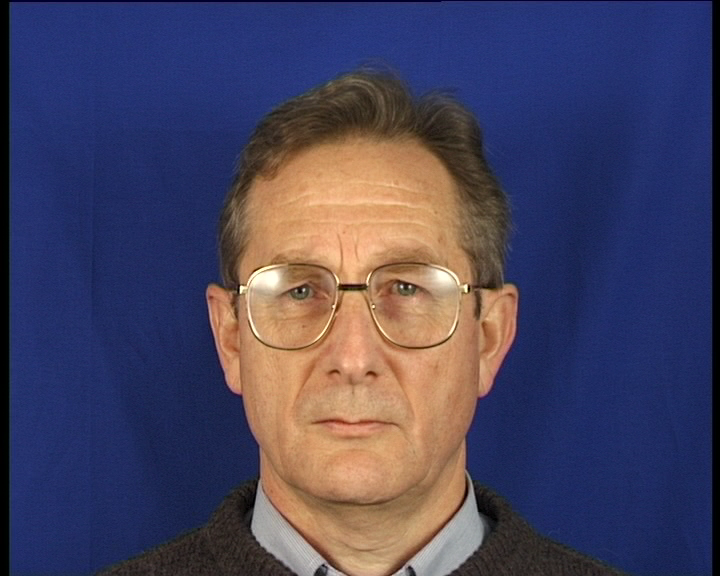
%> input picture GiST/Lab_Vaje/Vaja1/slika2.bmp, 720 x 576 px
$ octave vaja4_predloga.m   (GNU Octave 9; MATLAB toolbox functions it lacks are replaced by stand-ins)
%> lines starting %> are read from the running program, lines starting %| are printed output that depends on the picture; in (x1, y1, x2, y2) boxes, pixels count from 0 and x2, y2 are one past the last pixel; in counts of white or black regions, pixels touching at a corner belong together; the program's own positions count from 1
### GiST/Lab_Vaje/Vaja1/show_color_components.m
% Funkcija prikaze vse barvne komponente slike v razlicnih slikah in ne
% vrne nicesar
%
% Avtor: Vitomir 둻ruc
% Datum: 12.4.2012
% Copyright (c) 2012 FE UL

function show_color_components(X)

[a,b,c] = size(X);

if c~=3
    error('show_color_components:wrgInput','Vhodna slika ne vsebuje 3 barvnih komponent');
end

subplot(2,3,4)
imshow(X(:,:,1),[])
title('R komponenta')

subplot(2,3,5)
imshow(X(:,:,2),[])
title('G komponenta')

subplot(2,3,6)
imshow(X(:,:,3),[])
title('B komponenta')

### GiST/Lab_Vaje/Vaja1/show_histogram.m
% Funkcija prikaze histogram slike X. Ce je X barvna slika, prikaze
% histogram sive slike.
%
% Avtor: Vitomir 둻ruc
% Datum: 12.4.2012
% Copyright (c) 2012 FE UL

function show_histogram(X)

[a,b,c] = size(X);

if c==1
    %to je siva slika
    X1=double(X);
elseif c==3
    %to je barvna slika - pretvorimo v sivo
    X1=double(mean(X,3));
else
    error('show_histogram:wrgInput','Vhod ni ne barvna, ne siva slika');
end

% figure
[n,xout]=hist(X1(:),255);
bar(xout,n)
title('Histogram vhodne slike')

### GiST/Lab_Vaje/Vaja1/show_log_mag_spectrum.m
% Funkcija prikaze logaritem amplitudnega spektra slike X. ?e je X barvna
% slika, prikaze spekter sive slike X1 = mean(X,3);
%
% Avtor: Vitomir 둻ruc
% Datum: 12.4.2012
% Copyright (c) 2012 FE UL

function show_log_mag_spectrum(X)

[a,b,c] = size(X);

if c==1
    %to je siva slika
elseif c==3
    %to je barvna slika - pretvorimo v sivo
    X=mean(X,3);
else
    error('show_log_mag_spectrum:wrgInput','Vhod ni ne barvna, ne siva slika');
end

% figure,
imshow(log(abs(fftshift(fft2(X)))),[])
title('Logaritem amplitudnega spektra slike')

### GiST/Lab_Vaje/Vaja1/skin_color_filter_RGB.m
% Funkcija iz barvne slike izloci vse slikovne elemente, ki ne ustrezajo barvi koze.
% Rezultat je binarna maska podrocja koze.
%
% Vhod:
%       X    ... barvna slika v RGB barvnem prostoru (velikosti axb)
%
% Izhod:
%       Skin ... binarna maska podrocja koze (velikosti axb); slikovni
%                elementi, ki ustrezajo barvi koze imajo vrednost 1, ostali
%                vrednost 0
%
%
% Avtor: Vitomir �truc
% Datum: 25.4.2012
% Copyright (c) 2012 FE UL

function Skin = skin_color_filter_RGB(X)

%% Inicializacija izhoda
Skin = [];

%% Zacetne operacije
[a,b,c] = size(X);
Skin = zeros(a,b);

%R>95, G>40, B>20, max{R,G,B}-min{R,G,B}>15, |R-G|>15, R>G, R>B

%% Filter
R=X(:,:,1);
G=X(:,:,2);
B=X(:,:,3);

for i=1:a
    for j=1:b
        v=[R(i,j),G(i,j),B(i,j)];
        if(R(i,j)>95 & G(i,j)>40 & B(i,j)>20 & abs(R(i,j)-G(i,j))>15 & R(i,j)>G(i,j) & R(i,j)>B(i,j))
            if((max(v)-min(v))>15)
                Skin(i,j)=1;
            else
                Skin(i,j)=0;
            end
        end
    end
end

### GiST/Lab_Vaje/Vaja1/clean_skin_mask.m
% Funkcija popravi binarno masko podrocja koze tako, da zapolni luknje in
% podrocje nekoliko razsiri
%
% Vhod:
%       Skin ... binarna slika s prvo oceno maske podrocja koze (velikosti axb)
%
% Izhod:
%       Skin_corrected ... popravjena binarna maska podrocja koze
%                          (velikosti axb) brez lukenj; slikovni
%                          elementi, ki ustrezajo barvi koze imajo vrednost
%                          1, ostali vrednost 0
%
% Avtor: Vitomir �truc
% Datum: 25.4.2012
% Copyright (c) 2012 FE UL

function Skin_corrected = clean_skin_mask(Skin);

%% Inicializacija izhoda
Skin_corrected = [];

%% Zacetne operacije
[a,b,c] = size(Skin);
Skin_corrected = zeros(a,b);

%% Popravljanje maske
SE = strel('square', 5);
Skin_corrected = imfill(Skin, 'holes');
Skin_corrected = imdilate(Skin, SE);

### GiST/Lab_Vaje/Vaja1/rgbimage2greyimage.m
% Funkcija pretvori barvno vhodno sliko X v sivo sliko Grey
%
% Vhod:
%       X ... vhodna barvna slika zapisana v RGB prostoru (velikosti axb)
%
% Izhod:
%       Grey ... izhodna siva slika enakih dimenzij kot X
%
% Avtor: Vitomir �truc
% Datum: 25.4.2012
% Copyright (c) 2012 FE UL

function Grey = rgbimage2greyimage(X);

%% Inicializacija izhoda
Grey = [];

%% Zacetne operacije
[a,b,c] = size(X);
Grey = zeros(a,b);

%% Pretvorba
Grey = uint8(mean(X, 3));

### GiST/Lab_Vaje/Vaja1/smooth_grey_image.m
% Funkcija izvede glejenje z vnaprej dolocenim nizko-propustnim filtrom
%
% Vhod:
%       Grey ... vhodna siva slika (velikosti axb)
%
% Izhod:
%       SmoothGrey ... glajena razlicica vhodne slike (velikosti axb)
%
% Avtor: Vitomir �truc
% Datum: 25.4.2012
% Copyright (c) 2012 FE UL

function SmoothGrey = smooth_grey_image(Grey);

%% Inicializacija izhoda
SmoothGrey = [];

%% Zacetne operacije
[a,b,c] = size(Grey);
SmoothGrey = zeros(a,b);

%% Izgradnja filtra in filtriranje

filter = fspecial('gaussian', [7 7], 2);
SmoothGrey = imfilter(Grey, filter, 'replicate');

### GiST/Lab_Vaje/Vaja1/gradient_approximation.m
% Funkcija poisce robove na sliki z uporabo Sobelovega operatorja
%
% Vhod:
%       SmoothGrey ... glajena vhodna siva slika (velikosti axb)
%
% Izhod:
%       Edges ... izracunana binarna slika robov (velikosti axb)
%
% Avtor: Vitomir �truc
% Datum: 25.4.2012
% Copyright (c) 2012 FE UL

function Edges = gradient_approximation(SmoothGrey);

%% Inicializacija izhoda
Edges = [];

%% Zacetne operacije
[a,b,c] = size(SmoothGrey);
Edges = zeros(a,b);

%% Izgradnja filtra in filtriranje

hv = fspecial('sobel');
% generiraj
hh = hv';
% generiraj
Gx = (imfilter(double(SmoothGrey),hv,'replicate')); %
Gy = (imfilter(double(SmoothGrey),hh,'replicate'));
Edges = sqrt(Gx.^2+Gy.^2);

### GiST/Lab_Vaje/Vaja1/threshold_image.m
% Funkcija upragovi svhodno sliko s pomocjo praga "threshold"
%
% Vhodi:
%       Edges     ... odvod slike - aproksimacija odvoda (velikosti axb)
%       threshold ... prag za upragovljanje
%
% Izhod:
%       Binary_edges ... izracunana binarna slika robov (velikosti axb)
%
% Avtor: Vitomir �truc
% Datum: 25.4.2012
% Copyright (c) 2012 FE UL

function Binary_edges = threshold_image(Edges, threshold);

%% Inicializacija izhoda
Binary_edges = [];

%% Zacetne operacije
[a,b,c] = size(Edges);
Binary_edges = zeros(a,b);

%% Upragovljanje

for i=1:a
    for j=1:b
        if(Edges(i,j)>threshold)
            Binary_edges(i,j) = 1;
        else
            Binary_edges(i,j) = 0;
        end
    end
end

### GiST/Lab_Vaje/Vaja1/mask_edges.m
% Funkcija odstrani morebitne robove, ki ne pripadajo podrocju z barvo koze
%
% Vhodi:
%       Binary_edges   ... binarna slika robov (velikosti axb)
%       Skin_corrected ... binarna maska, ki ustreza podrocju koze (dim: axb)
%
% Izhod:
%       Valid_edges ... binarna slika z relevantnimi robovi (velikosti axb)
%
% Avtor: Vitomir �truc
% Datum: 25.4.2012
% Copyright (c) 2012 FE UL

function Valid_edges = mask_edges(Binary_edges, Skin_corrected);

%% Inicializacija izhoda
Valid_edges = [];

%% Zacetne operacije
[a,b,c] = size(Binary_edges);
Valid_edges = zeros(a,b);

%% Upragovljanje

Valid_edges = Binary_edges .* Skin_corrected;

### GiST/Lab_Vaje/Vaja1/im_resize.m
% Funkcija zmanjsa velikost slike na faktor 0.3 originala
%
% Vhodi:
%       Valid_edges  ... vhodna slika (velikosti axb)
%
% Izhod:
%       Small_valid_edges ... pomanjsana slika (velikosti 0.3a x 0.3b)
%
% Avtor: Vitomir �truc
% Datum: 26.4.2012
% Copyright (c) 2012 FE UL

function Small_valid_edges = im_resize(Valid_edges);

%% Inicializacija izhoda
Small_valid_edges = [];

%% Zacetne operacije
[a,b,c] = size(Valid_edges);

%% Zmanjsamo slikce na faktor 0.3 originala

Small_valid_edges = imresize(Valid_edges, 0.3);

### GiST/Lab_Vaje/Vaja1/ellipseDetection.m
function bestMatch = ellipseDetection(img, params)
    % Fits an ellipse by examining all possible major axes (all pairs of points) and
    % getting the minor axis using hough transform.
    % - based on "A New Efficient Ellipse Detection Method" (Yonghong Xie Qiang , Qiang Ji / 2002)
    % - random subsampling inspired by "Randomized Hough Transform for Ellipse Detection with Result Clustering" (CA Basca, M Talos, R Brad / 2005)
    %
    % - can deal with big amount of noise but can have severe problem with occlusions
    %   (assumption: major axis end points visible & |major| < |minor|)
    % - reasonably fast due to randomization and full code vectorization
    %
    % - input: binary/grayscale image ; parameters which should override the default ones
    % - returns the strongest fit: [x0 y0 a b alpha score]
    %   (code can be easily extended to keep any number of best matches or all matches above some threshold)
    %
    % ======
    % Copyring (c) 2011 Martin Simonovsky, <mys007@seznam.cz>
    %
    % Redistribution and use in source and binary forms, with or without
    % modification, are permitted provided that the following conditions are
    % met:
    %
    %     * Redistributions of source code must retain the above copyright
    %       notice, this list of conditions and the following disclaimer.
    %     * Redistributions in binary form must reproduce the above copyright
    %       notice, this list of conditions and the following disclaimer in
    %       the documentation and/or other materials provided with the distribution
    %
    % THIS SOFTWARE IS PROVIDED BY THE COPYRIGHT HOLDERS AND CONTRIBUTORS "AS IS"
    % AND ANY EXPRESS OR IMPLIED WARRANTIES, INCLUDING, BUT NOT LIMITED TO, THE
    % IMPLIED WARRANTIES OF MERCHANTABILITY AND FITNESS FOR A PARTICULAR PURPOSE
    % ARE DISCLAIMED. IN NO EVENT SHALL THE COPYRIGHT OWNER OR CONTRIBUTORS BE
    % LIABLE FOR ANY DIRECT, INDIRECT, INCIDENTAL, SPECIAL, EXEMPLARY, OR
    % CONSEQUENTIAL DAMAGES (INCLUDING, BUT NOT LIMITED TO, PROCUREMENT OF
    % SUBSTITUTE GOODS OR SERVICES; LOSS OF USE, DATA, OR PROFITS; OR BUSINESS
    % INTERRUPTION) HOWEVER CAUSED AND ON ANY THEORY OF LIABILITY, WHETHER IN
    % CONTRACT, STRICT LIABILITY, OR TORT (INCLUDING NEGLIGENCE OR OTHERWISE)
    % ARISING IN ANY WAY OUT OF THE USE OF THIS SOFTWARE, EVEN IF ADVISED OF THE
    % POSSIBILITY OF SUCH DAMAGE.

    if nargin==1; params=[]; end
    % parameters to contrain the search
    if ~isfield(params,'minMajorAxis');     params.minMajorAxis = 20; end %restriction on major axis length
    if ~isfield(params,'maxMajorAxis');     params.maxMajorAxis = 200; end %...
    if ~isfield(params,'maxRotation');      params.maxRotation = 0*pi/180; end %restriction on rotation
    if ~isfield(params,'randomize');        params.randomize = true; end %subsamples all possible point pairs (reduces complexity from cubic to quadratic)
    %
    if ~isfield(params,'uniformWeights');   params.uniformWeights = true; end %if false, accumulator points are weighted by the grey intensity of the pt in image

    eps = 0.0001;
    bestMatch = 0;

    [Y,X]=find(img);
    N = length(Y);

    dX = repmat(X,[1,N])-repmat(X',[N 1]);
    dY = repmat(Y,[1 N])-repmat(Y',[N,1]);

    dists = sqrt( dX.^2 + dY.^2 );
    distsU = triu(dists);

    alphas = atan( dY ./ dX );

    %get all suitable pairs
    [I,J] = find(distsU>=params.minMajorAxis & distsU<=params.maxMajorAxis & abs(alphas)<=params.maxRotation);
    npairs = length(I);

    if params.randomize
        perm = randperm(npairs);
        pairSubset = perm(1:min(npairs,N*2));
    else
        pairSubset = 1:npairs;
    end


%     cont=1;
    for p=pairSubset
        x1=X(I(p)); y1=Y(I(p));
        x2=X(J(p)); y2=Y(J(p));

        %center & major ax
        x0=(x1+x2)/2; y0=(y1+y2)/2;
        a = dists(I(p),J(p))/2;

        thirdPtDistsSq = sum( ([X Y] - repmat([x0 y0],[N 1])).^2, 2);
        K = find(thirdPtDistsSq <= a^2); % (otherwise the formulae in paper do not work)

        %get minor ax propositions for all other points
        fSq = (X(K)-x2).^2 + (Y(K)-y2).^2;
        cosTau = (a^2 + thirdPtDistsSq(K) - fSq) ./ (2*a*sqrt(thirdPtDistsSq(K)));
        cosTau = min(1,max(-1,cosTau)); %inexact float arithmetic?!
        sinTauSq = 1 - cosTau.^2;
        b = sqrt( (a^2 * thirdPtDistsSq(K) .* sinTauSq) ./ (a^2 - thirdPtDistsSq(K) .* cosTau.^2 + eps) );

        %proper bins for b
        idxs = ceil(b+eps);

        if params.uniformWeights
            weights = 1;
        else
            weights = img(sub2ind(size(img),Y(K),X(K)));
        end
        accumulator = accumarray(idxs, weights, [params.maxMajorAxis 1]);

        %a bit of smoothing and finding the most busy bin
        accumulator = conv(accumulator,[1 1 1]/3,'same');
        [score, idx] = max(accumulator);

% [4 lines of commented-out code are left out]

        if (bestMatch(end) < score)
            bestMatch = [x0 y0 a idx alphas(I(p),J(p)) score];
        end
    end

% [8 lines of commented-out code are left out]
end

### GiST/Lab_Vaje/Vaja1/vaja4_predloga.m
%% Krovna skripta za Vajo 4 pri predmetu GST - LOKALIZACIJA OBRAZA
%
% Skripta vsebuje vse potrebne funkcijske klice za izvedbo postopka
% lokalizacije obraza na sliki. Studentje implementrijao funkcionalnost
% funkcij na oznacenih mestih. Po vsakem koraku si ogledajo tudi
% rezultat procesiranja.
%
% Skripto pripravil: Vitomir �truc
% Datum:             12.4.2012
% Copyright (c) 2012 FE UL

%% Inicializacija
clear all
verbose      = 1;               % 1 - vklopi/ 0 - izklopi osnovno tekstovno porocanje
verbose_im   = 1;               % 1 - vklopi/ 0 - izklopi prikazovanje rezultatov (slik)
addpath('/home/gst22/Documents/GSTVaje/Vaja1');

ime_slikce = 'slika2.bmp';      % ime slikce, ki jo bomo obdelali

%% Izvedba

%% Porocanje
if(verbose)
    disp('Nalagam slikco.');
end

%% Nalaganje slike
X = imread(ime_slikce);             % nalozimo slikco
%> X is the input picture: size 576x720x3 uint8; mean R, G, B 72.4, 68.2, 94.8

%% Porocanje
if(verbose_im)
    figure('units','normalized','outerposition',[0 0 1 1]);
    subplot(2,3,1)
    imshow(X,[]);
    title('Vhodna RGB slika')
    show_color_components(X)
%> in show_color_components, `imshow(X(:,:,3),[])`:
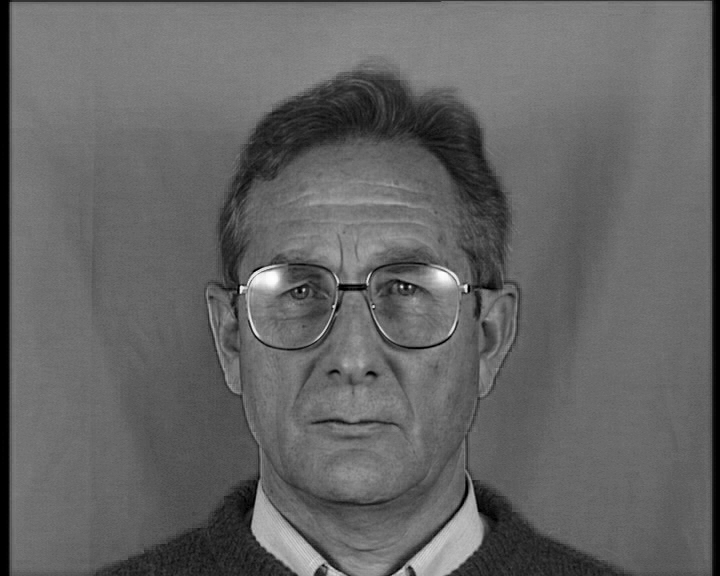
%> displayed picture: size 576x720, on the screen's scale of 0 to 255; min 0, max 255, mean 100.3
    subplot(2,3,2)
    show_histogram(X)
%> in show_histogram, `[n,xout]=hist(X1(:),255);`: n = 255 values, max 16390 at index 60, min 6 at index 232, mean 1626.4; xout = 255 values from 0.49 to 249.5
    subplot(2,3,3)
    show_log_mag_spectrum(X)
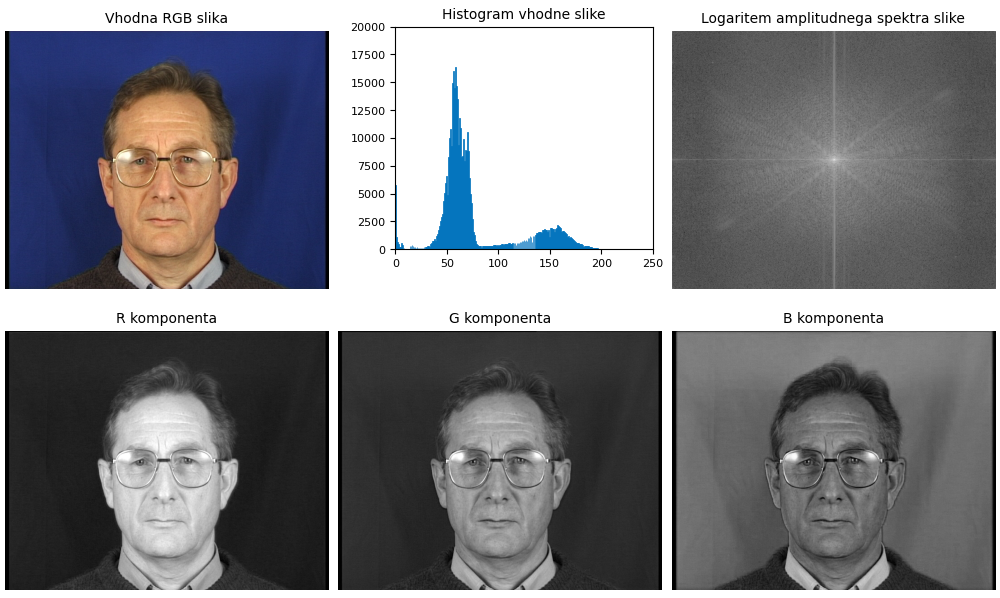
%> figure redrawn from the program's plot data, 6 panels
    subplot(2,3,4)
    imshow(X(:,:,1),[])
    title('R komponenta')

    subplot(2,3,5)
    imshow(X(:,:,2),[])
    title('G komponenta')

    subplot(2,3,6)
    imshow(X(:,:,3),[])
    title('B komponenta')
end
if(verbose)
    disp('Pritisni poljubno tipko za nadaljevanje.')
    pause
    close all
    disp('Iscem podrocje koze z barvnim filtrom.');
end

%% Barvno filtriranje podro?ja koze
Skin = skin_color_filter_RGB(X);            % IMPLEMENTIRAJ
%> after the loop in skin_color_filter_RGB, `for i=1:a`:
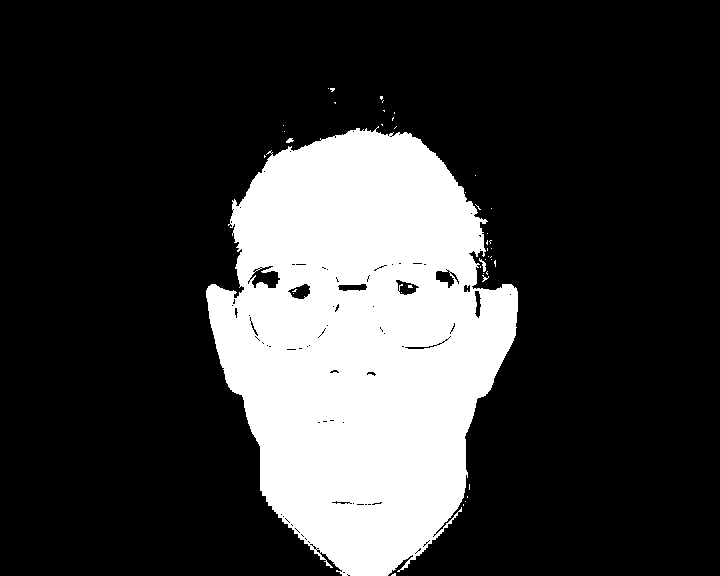
%> Skin: size 576x720 double; values 0 (black) and 1 (white), 22.9% white; 43 white regions (40 under 20 px), largest, box (x1, y1, x2, y2) and area: (206, 126, 518, 576) 94767, (479, 258, 486, 272) 40, (286, 138, 294, 143) 26

%% Porocanje
if(verbose_im)
    figure('units','normalized','outerposition',[0 0 1 1]);
    subplot(1,3,1)
    imshow(Skin,[]);
    title('Binarna maska podrocja koze')
    subplot(1,3,2)
    show_histogram(Skin)
    subplot(1,3,3)
    show_log_mag_spectrum(Skin)
end
if(verbose)
    disp('Pritisni poljubno tipko za nadaljevanje.')
    pause
    close all
    disp('Popravljam binarno podrocje koze z morfoloskimi operacijami.');
end


%% Morfolo�ka obdelava binarne maske koze
Skin_corrected = clean_skin_mask(Skin);     % IMPLEMENTIRAJ

%% Porocanje
if(verbose_im)
    figure('units','normalized','outerposition',[0 0 1 1]);
    imshow(Skin_corrected,[]);
    title('Popravljena binarna maska podrocja koze.')
end
if(verbose)
    disp('Pritisni poljubno tipko za nadaljevanje.')
    pause
    close all
    disp('Pretvarjam vhodno barvno sliko v sivo sliko.');
end


%% Pretvorba v sivo sliko
Grey = rgbimage2greyimage(X);               % IMPLEMENTIRAJ

%% Porocanje
if(verbose_im)
    figure('units','normalized','outerposition',[0 0 1 1]);
    subplot(1,3,1)
    imshow(Grey,[]);
    title('Siva razlicica vhodne slike')
    subplot(1,3,2)
    show_histogram(Grey)
    subplot(1,3,3)
    show_log_mag_spectrum(Grey)
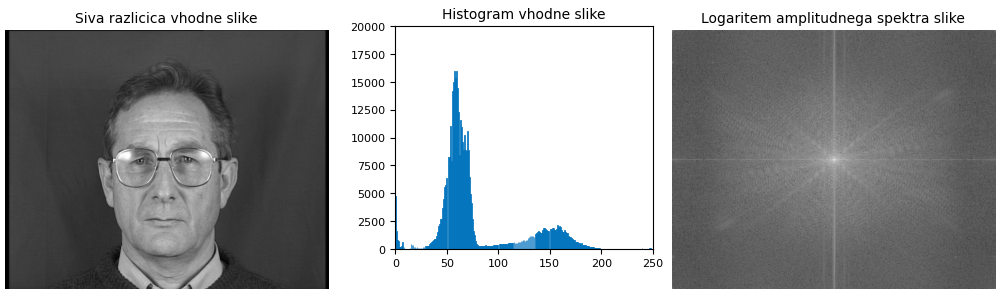
%> figure redrawn from the program's plot data, 3 panels
end
if(verbose)
    disp('Pritisni poljubno tipko za nadaljevanje.')
    pause
    close all
    disp('Gladim sivo vhodno sliko.');
end

%% Glajenje za boljso detekcijo robov
SmoothGrey = smooth_grey_image(Grey);       % IMPLEMENTIRAJ

%% Porocanje
if(verbose_im)
    figure('units','normalized','outerposition',[0 0 1 1]);
    subplot(1,3,1)
    imshow(SmoothGrey,[]);
    title('Glajena razlicica vhodne slike')
    subplot(1,3,2)
    show_histogram(SmoothGrey)
    subplot(1,3,3)
    show_log_mag_spectrum(SmoothGrey)
%> in show_log_mag_spectrum (call 4), `imshow(log(abs(fftshift(fft2(X)))),[])`:
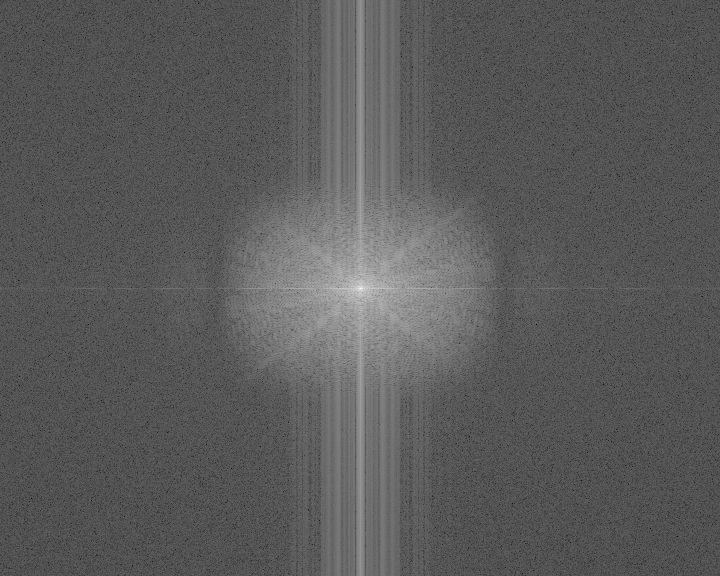
%> displayed picture: size 576x720, on the screen's scale of 0 to 255; min 0, max 255, mean 90.4
end
if(verbose)
    disp('Pritisni poljubno tipko za nadaljevanje.')
    pause
    close all
    disp('Iscem robove slike s Sobelovim operatorjem.');
end

%% Iskanje robov
Edges = gradient_approximation(SmoothGrey); % IMPLEMENTIRAJ
%> in gradient_approximation, `Gy = (imfilter(double(SmoothGrey),hh,'replicate'));`:
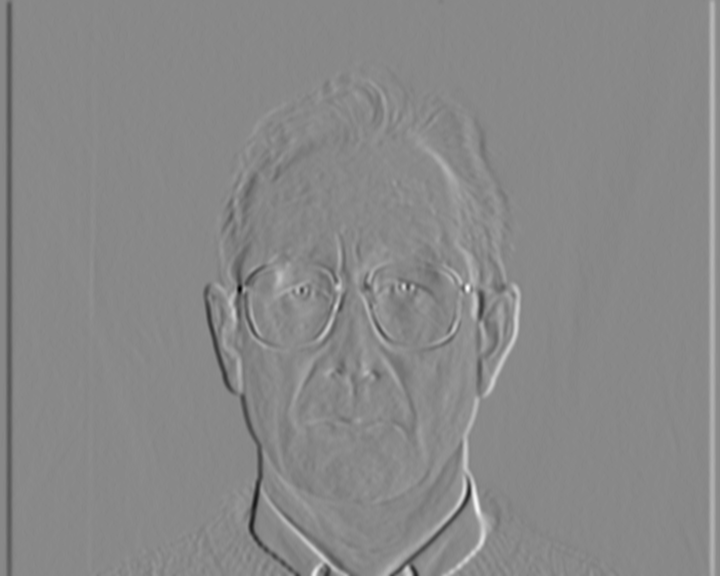
%> Gy: size 576x720 double; min -287, max 249, mean 0; drawn with min black and max white
%> in gradient_approximation, `Edges = sqrt(Gx.^2+Gy.^2);`:
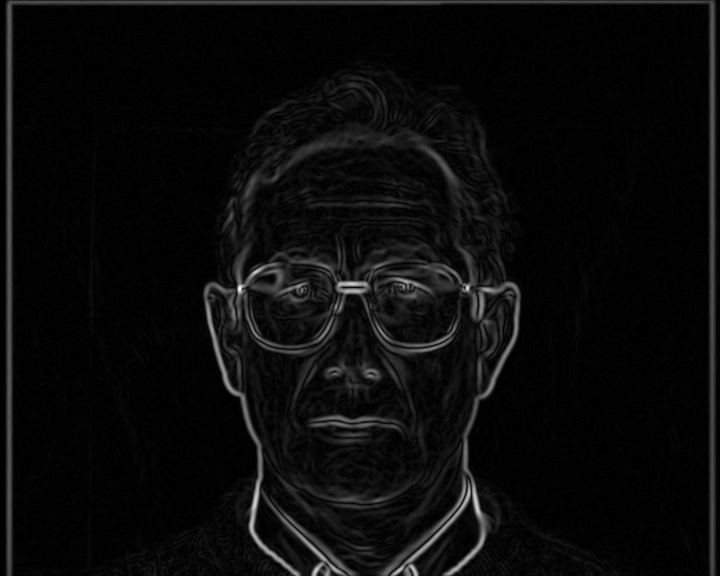
%> Edges: size 576x720 double; min 0, max 288.8, mean 12.2; drawn with min black and max white

%% Porocanje
if(verbose_im)
    figure('units','normalized','outerposition',[0 0 1 1]);
    subplot(1,3,1)
    imshow(Edges,[]);
    title('Slika robov')
    subplot(1,3,2)
    show_histogram(Edges)
    subplot(1,3,3)
    show_log_mag_spectrum(Edges)
%> (the rest of the program and of its run is left out)
